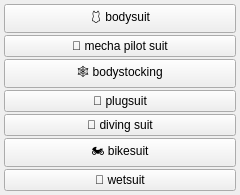
<?xml version="1.0" encoding="UTF-8"?>
<ui version="4.0">
 <class>clothes_bodysuit_menu</class>
 <widget class="QWidget" name="clothes_bodysuit_menu">
  <property name="geometry">
   <rect><x>0</x><y>0</y><width>240</width><height>60</height></rect>
  </property>
  <layout class="QGridLayout" name="grid">
   <property name="leftMargin"><number>4</number></property>
   <property name="topMargin"><number>4</number></property>
   <property name="rightMargin"><number>4</number></property>
   <property name="bottomMargin"><number>4</number></property>
   <property name="horizontalSpacing"><number>2</number></property>
   <property name="verticalSpacing"><number>2</number></property>
   <item row="0" column="0">
    <widget class="QPushButton" name="chk_bodysuit">
     <property name="checkable"><bool>true</bool></property>
     <property name="text"><string>🩱 bodysuit</string></property>
     <property name="tags" stdset="0"><string>bodysuit</string></property>
     <property name="group" stdset="0"><string>bodysuit</string></property>
    </widget>
   </item>
   <item row="1" column="0">
    <widget class="QPushButton" name="chk_mecha_pilot_suit">
     <property name="checkable"><bool>true</bool></property>
     <property name="text"><string>🤖 mecha pilot suit</string></property>
     <property name="tags" stdset="0"><string>mecha pilot suit</string></property>
     <property name="group" stdset="0"><string>bodysuit</string></property>
    </widget>
   </item>
   <item row="2" column="0">
    <widget class="QPushButton" name="chk_bodystocking">
     <property name="checkable"><bool>true</bool></property>
     <property name="text"><string>🕸️ bodystocking</string></property>
     <property name="tags" stdset="0"><string>bodystocking</string></property>
     <property name="group" stdset="0"><string>bodysuit</string></property>
    </widget>
   </item>
   <item row="3" column="0">
    <widget class="QPushButton" name="chk_plugsuit">
     <property name="checkable"><bool>true</bool></property>
     <property name="text"><string>🤖 plugsuit</string></property>
     <property name="tags" stdset="0"><string>plugsuit</string></property>
     <property name="group" stdset="0"><string>bodysuit</string></property>
    </widget>
   </item>
   <item row="4" column="0">
    <widget class="QPushButton" name="chk_diving_suit">
     <property name="checkable"><bool>true</bool></property>
     <property name="text"><string>🤿 diving suit</string></property>
     <property name="tags" stdset="0"><string>diving suit</string></property>
     <property name="group" stdset="0"><string>bodysuit</string></property>
    </widget>
   </item>
   <item row="5" column="0">
    <widget class="QPushButton" name="chk_bikesuit">
     <property name="checkable"><bool>true</bool></property>
     <property name="text"><string>🏍️ bikesuit</string></property>
     <property name="tags" stdset="0"><string>bikesuit</string></property>
     <property name="group" stdset="0"><string>bodysuit</string></property>
    </widget>
   </item>
   <item row="6" column="0">
    <widget class="QPushButton" name="chk_wetsuit">
     <property name="checkable"><bool>true</bool></property>
     <property name="text"><string>🤿 wetsuit</string></property>
     <property name="tags" stdset="0"><string>wetsuit</string></property>
     <property name="group" stdset="0"><string>bodysuit</string></property>
    </widget>
   </item>
  </layout>
 </widget>
 <resources/>
 <connections/>
</ui>
